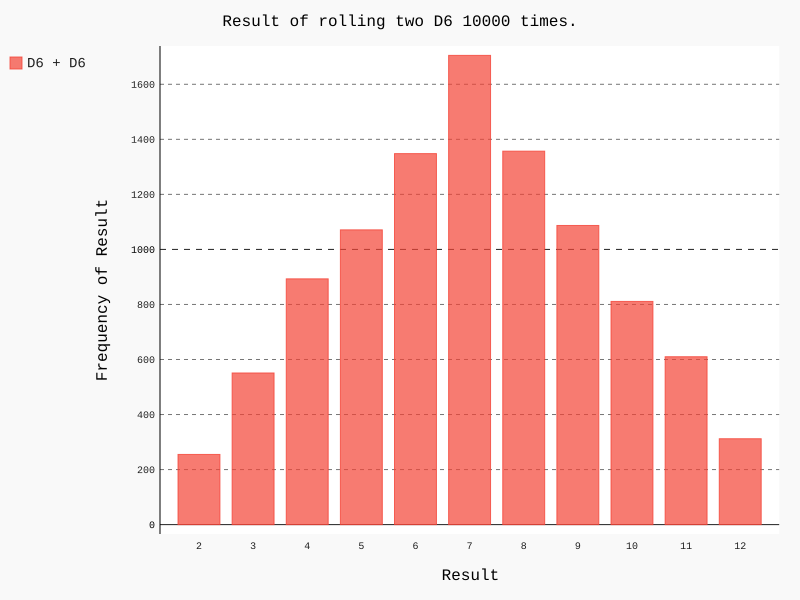

Reproduce this figure in Python.
from die import Die
import pygal

#创建两个D6骰子
die_1 = Die()
die_2 = Die()

#掷几次骰子，并将结果存储在一个列表中
results = []
for roll_num in range(10000):
    result = die_1.roll() + die_2.roll()
    results.append(result)

# 分析结果
frequencies = []
max_result = die_1.num_sides + die_2.num_sides
for value in range(2, max_result + 1):
    frequency = results.count(value)
    frequencies.append(frequency)

# 对结果进行可视化
hist = pygal.Bar()

hist.title = "Result of rolling two D6 10000 times."
x_lables = []
for x_lable in range(2, max_result + 1):
    x_lables.append(x_lable)
hist.x_labels = x_lables
hist.x_title = "Result"
hist.y_title = "Frequency of Result"

hist.add('D6 + D6', frequencies)
hist.render_to_file("dice_visual.svg")
